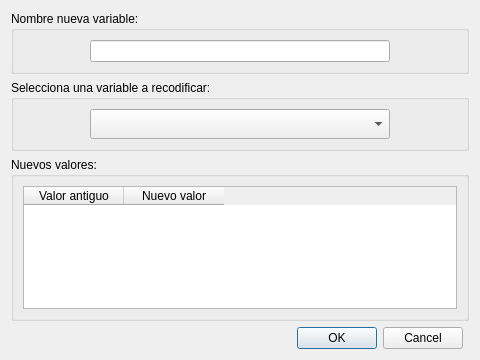
<?xml version="1.0" encoding="UTF-8"?>
<ui version="4.0">
 <class>agregado</class>
 <widget class="QDialog" name="agregado">
  <property name="geometry">
   <rect>
    <x>0</x>
    <y>0</y>
    <width>480</width>
    <height>360</height>
   </rect>
  </property>
  <property name="sizePolicy">
   <sizepolicy hsizetype="Preferred" vsizetype="Maximum">
    <horstretch>0</horstretch>
    <verstretch>0</verstretch>
   </sizepolicy>
  </property>
  <property name="windowTitle">
   <string>Dialog</string>
  </property>
  <layout class="QGridLayout" name="gridLayout_2">
   <item row="2" column="0">
    <widget class="QDialogButtonBox" name="buttonBox">
     <property name="orientation">
      <enum>Qt::Horizontal</enum>
     </property>
     <property name="standardButtons">
      <set>QDialogButtonBox::Cancel|QDialogButtonBox::Ok</set>
     </property>
    </widget>
   </item>
   <item row="0" column="0" colspan="2">
    <layout class="QGridLayout" name="gridLayout">
     <item row="5" column="0">
      <widget class="QGroupBox" name="groupBox_2">
       <property name="sizePolicy">
        <sizepolicy hsizetype="Preferred" vsizetype="Maximum">
         <horstretch>0</horstretch>
         <verstretch>0</verstretch>
        </sizepolicy>
       </property>
       <property name="title">
        <string>Selecciona una variable a recodificar:</string>
       </property>
       <layout class="QGridLayout" name="gridLayout_4">
        <item row="0" column="1">
         <widget class="QComboBox" name="cb_variable_reco">
          <property name="minimumSize">
           <size>
            <width>300</width>
            <height>30</height>
           </size>
          </property>
         </widget>
        </item>
        <item row="0" column="0">
         <spacer name="horizontalSpacer_3">
          <property name="orientation">
           <enum>Qt::Horizontal</enum>
          </property>
          <property name="sizeHint" stdset="0">
           <size>
            <width>40</width>
            <height>20</height>
           </size>
          </property>
         </spacer>
        </item>
        <item row="0" column="2">
         <spacer name="horizontalSpacer_4">
          <property name="orientation">
           <enum>Qt::Horizontal</enum>
          </property>
          <property name="sizeHint" stdset="0">
           <size>
            <width>40</width>
            <height>20</height>
           </size>
          </property>
         </spacer>
        </item>
       </layout>
      </widget>
     </item>
     <item row="6" column="0">
      <widget class="QGroupBox" name="groupBox_3">
       <property name="sizePolicy">
        <sizepolicy hsizetype="Preferred" vsizetype="Maximum">
         <horstretch>0</horstretch>
         <verstretch>0</verstretch>
        </sizepolicy>
       </property>
       <property name="title">
        <string>Nuevos valores:</string>
       </property>
       <layout class="QGridLayout" name="gridLayout_5">
        <item row="0" column="0" colspan="2">
         <widget class="QTableWidget" name="nivel_table">
          <column>
           <property name="text">
            <string>Valor antiguo</string>
           </property>
          </column>
          <column>
           <property name="text">
            <string>Nuevo valor</string>
           </property>
          </column>
         </widget>
        </item>
       </layout>
      </widget>
     </item>
     <item row="0" column="0">
      <widget class="QGroupBox" name="groupBox">
       <property name="sizePolicy">
        <sizepolicy hsizetype="Preferred" vsizetype="Maximum">
         <horstretch>0</horstretch>
         <verstretch>0</verstretch>
        </sizepolicy>
       </property>
       <property name="title">
        <string>Nombre nueva variable:</string>
       </property>
       <layout class="QGridLayout" name="gridLayout_3">
        <item row="0" column="1">
         <widget class="QLineEdit" name="le_nueva_variable">
          <property name="minimumSize">
           <size>
            <width>300</width>
            <height>0</height>
           </size>
          </property>
         </widget>
        </item>
        <item row="0" column="0">
         <spacer name="horizontalSpacer">
          <property name="orientation">
           <enum>Qt::Horizontal</enum>
          </property>
          <property name="sizeHint" stdset="0">
           <size>
            <width>40</width>
            <height>20</height>
           </size>
          </property>
         </spacer>
        </item>
        <item row="0" column="2">
         <spacer name="horizontalSpacer_2">
          <property name="orientation">
           <enum>Qt::Horizontal</enum>
          </property>
          <property name="sizeHint" stdset="0">
           <size>
            <width>40</width>
            <height>20</height>
           </size>
          </property>
         </spacer>
        </item>
       </layout>
      </widget>
     </item>
    </layout>
   </item>
  </layout>
 </widget>
 <resources/>
 <connections>
  <connection>
   <sender>buttonBox</sender>
   <signal>accepted()</signal>
   <receiver>agregado</receiver>
   <slot>accept()</slot>
   <hints>
    <hint type="sourcelabel">
     <x>248</x>
     <y>254</y>
    </hint>
    <hint type="destinationlabel">
     <x>157</x>
     <y>274</y>
    </hint>
   </hints>
  </connection>
  <connection>
   <sender>buttonBox</sender>
   <signal>rejected()</signal>
   <receiver>agregado</receiver>
   <slot>reject()</slot>
   <hints>
    <hint type="sourcelabel">
     <x>316</x>
     <y>260</y>
    </hint>
    <hint type="destinationlabel">
     <x>286</x>
     <y>274</y>
    </hint>
   </hints>
  </connection>
 </connections>
</ui>
